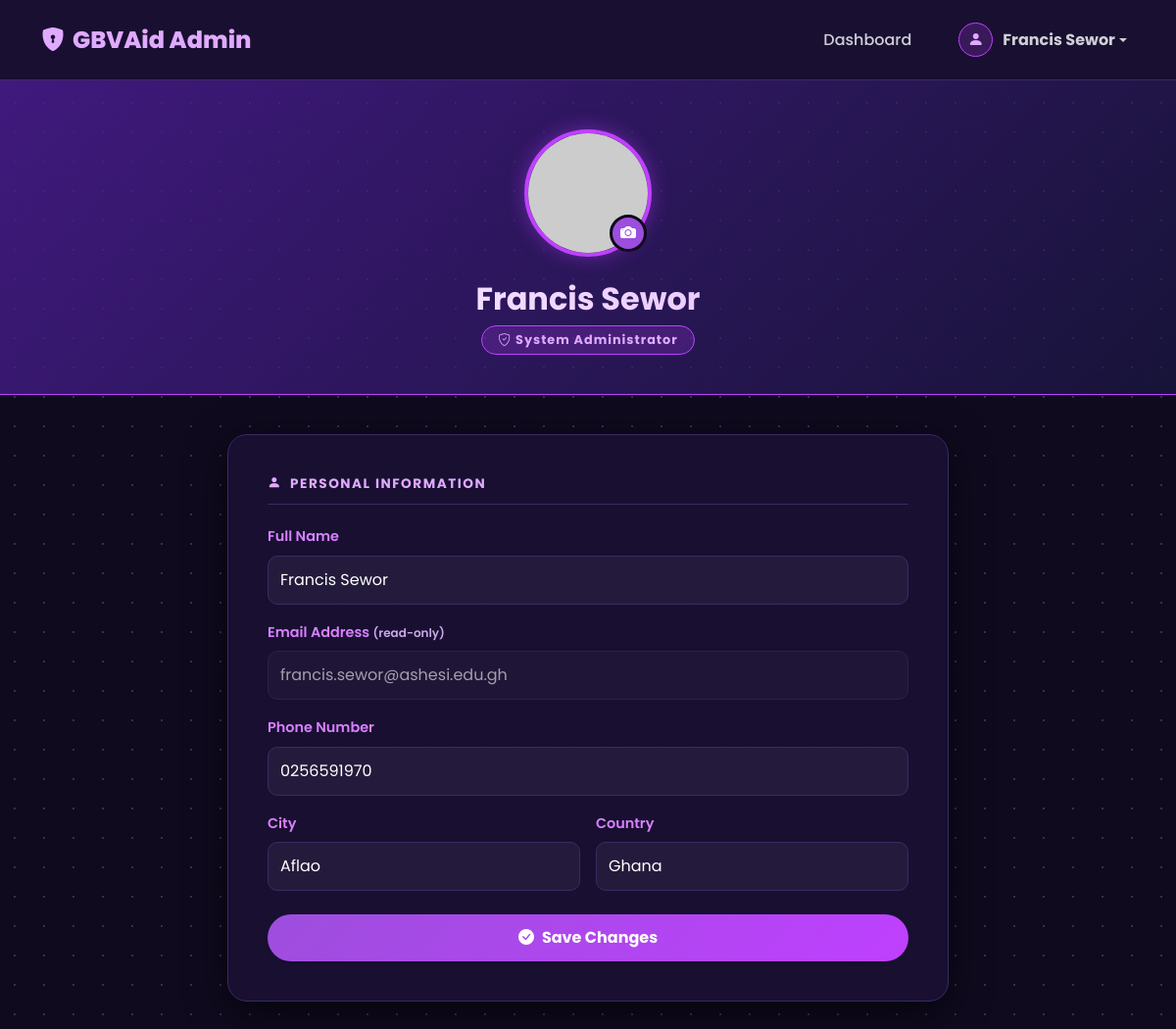
Screenshot of /admin/profile.php (signed in) with the database file from the repository.
### tables this page shows
CREATE TABLE `victim` (
  `victim_id` int(11) NOT NULL,
  `victim_name` varchar(100) NOT NULL,
  `victim_email` varchar(50) NOT NULL,
  `victim_pass` varchar(150) NOT NULL,
  `victim_country` varchar(30) NOT NULL,
  `victim_city` varchar(30) NOT NULL,
  `victim_contact` varchar(15) NOT NULL,
  `victim_image` varchar(100) DEFAULT NULL,
  `user_role` int(11) NOT NULL
);

### settings/db_class.php (called while the page is built, shortened)
<?php
if (!class_exists('db_conn')) {
    class db_conn
    {
        public $db = null;
        public function __construct() {
        try {
            $this->db = new PDO(
                "mysql:host=" . DB_SERVER . ";port=" . DB_PORT . ";dbname=" . DB_NAME,
                DB_USERNAME,
                DB_PASSWORD
            );
            $this->db->setAttribute(PDO::ATTR_ERRMODE, PDO::ERRMODE_EXCEPTION);
        } catch (PDOException $e) {
            die("DB Connection failed: " . $e->getMessage());
        }
        }
        function db_connect()
        {
            if ($this->db !== null) {
                return true;
            }
        }
        function db_query($sqlQuery, $params = [])
        {
            try {
                if (empty($params)) {
                    $this->results = $this->db->query($sqlQuery);
                } else {
                    $stmt = $this->db->prepare($sqlQuery);
                    $stmt->execute($params);
                    $this->results = $stmt;
                }
                return true;
            } catch (PDOException $e) {
                error_log("Query Failed: " . $e->getMessage());
                return false;
            }
        }
    }
}
?>

### classes/victim_class.php (called while the page is built, shortened)
<?php
require_once '../settings/db_class.php';
class Victim extends db_conn {
    public function get_victim($victim_id) {
        $sql = "SELECT * FROM victim WHERE victim_id = ?";
        if ($this->db_query($sql, [$victim_id])) {
            return $this->results->fetch(PDO::FETCH_ASSOC);
        }
        return false;
    }
}
?>

### controllers/victim_controller.php (called while the page is built, shortened)
<?php
require_once '../classes/victim_class.php';
function get_victim_ctr($victim_id) {
    $victim = new Victim();
    return $victim->get_victim($victim_id);
}
?>

### admin/profile.php (the view, shortened to what this page needs)
<?php
require_once '../controllers/victim_controller.php';
$user = get_victim_ctr($_SESSION['id']);
$profile_pic = !empty($user['victim_image'])
    ? "../uploads/users/" . $user['victim_image']
    : "https://ui-avatars.com/api/?name=" . urlencode($user['victim_name']) . "&background=9d4edd&color=fff&bold=true";
?>
<!DOCTYPE html>
<html lang="en">
<head>
    <link href="https://cdn.jsdelivr.net/npm/bootstrap@5.3.0/dist/css/bootstrap.min.css" rel="stylesheet">
    <link href="https://cdn.jsdelivr.net/npm/bootstrap-icons@1.10.5/font/bootstrap-icons.css" rel="stylesheet">
</head>
<body>
    <nav class="navbar navbar-expand-lg navbar-admin navbar-dark sticky-top">
        <div class="container">
            <a class="navbar-brand" href="dashboard.php"><i class="bi bi-shield-lock-fill me-2"></i>GBVAid Admin</a>
            <div class="collapse navbar-collapse" id="navbarNav">
                <ul class="navbar-nav ms-auto align-items-center">
                    <li class="nav-item mx-2"><a href="dashboard.php" class="nav-link">Dashboard</a></li>
                    <li class="nav-item dropdown ms-4">
                        <a class="nav-link dropdown-toggle d-flex align-items-center" href="#" id="adminDropdown" role="button" data-bs-toggle="dropdown">
                            <div style="width: 35px; height: 35px; background: rgba(191,64,255,0.2); border: 1px solid #bf40ff; color: #e0aaff; border-radius: 50%; display: flex; align-items: center; justify-content: center; margin-right: 10px;">
                                <i class="bi bi-person-fill"></i>
                            </div>
                            <span class="fw-bold"><?= htmlspecialchars($_SESSION['name']); ?></span>
                        </a>
                    </li>
                </ul>
            </div>
        </div>
    </nav>
    <div class="profile-banner">
        <div class="container">
            <div class="profile-img-box mx-auto mb-4">
                <img src="<?= $profile_pic ?>" id="previewImg" class="profile-img" alt="Admin Profile">
                <label for="fileInput" class="camera-icon" title="Change Photo">
                    <i class="bi bi-camera-fill"></i>
                </label>
            </div>
            <h2 class="fw-bold mb-2" style="background: linear-gradient(to right, #ffffff, #e0aaff); -webkit-background-clip: text; -webkit-text-fill-color: transparent;">
                <?= htmlspecialchars($user['victim_name']) ?>
            </h2>
            <span class="admin-badge"><i class="bi bi-shield-check me-1"></i>System Administrator</span>
        </div>
    </div>
    <div class="container pb-5">
        <div class="row justify-content-center">
            <div class="col-lg-8">
                <form id="profile-form" enctype="multipart/form-data">
                    <div class="profile-card">
                        <div class="section-header"><i class="bi bi-person-fill me-2"></i>Personal Information</div>
                        <div class="row g-3">
                            <div class="col-12">
                                <label class="form-label">Full Name</label>
                                <input type="text" name="full_name" class="form-control" value="<?= htmlspecialchars($user['victim_name']) ?>" required placeholder="Your full name">
                            </div>
                            <div class="col-12">
                                <label class="form-label">Email Address <span style="color: #c8a8e9; font-size: 0.75rem;">(read-only)</span></label>
                                <input type="email" class="form-control" value="<?= htmlspecialchars($user['victim_email']) ?>" readonly>
                            </div>
                            <div class="col-12">
                                <label class="form-label">Phone Number</label>
                                <input type="text" name="phone_number" class="form-control" value="<?= htmlspecialchars($user['victim_contact']) ?>" placeholder="Your phone number">
                            </div>
                            <div class="col-md-6">
                                <label class="form-label">City</label>
                                <input type="text" name="city" class="form-control" value="<?= htmlspecialchars($user['victim_city']) ?>" placeholder="Your city">
                            </div>
                            <div class="col-md-6">
                                <label class="form-label">Country</label>
                                <input type="text" name="country" class="form-control" value="<?= htmlspecialchars($user['victim_country']) ?>" placeholder="Your country">
                            </div>
                        </div>
                        <button type="submit" class="btn btn-purple mt-4 shadow-sm">
                            <i class="bi bi-check-circle-fill me-2"></i>Save Changes
                        </button>
                    </div>
                </form>
            </div>
        </div>
    </div>
</body>
</html>

### admin/profile.php (style rules this page uses)
body { background-color: #0f0a1e; background-image: radial-gradient(#3c2a61 1px, transparent 1px); background-size: 30px 30px; background-attachment: fixed; font-family: 'Poppins', sans-serif; color: #ffffff; min-height: 100vh; }
.navbar-admin { background: rgba(26, 16, 51, 0.95); backdrop-filter: blur(10px); border-bottom: 1px solid #3c2a61; padding: 15px 0; }
.navbar-brand { font-weight: 800; color: #e0aaff !important; font-size: 1.5rem; }
.nav-link { color: rgba(255,255,255,0.8) !important; font-weight: 500; }
.profile-banner { background: linear-gradient(135deg, rgba(76, 29, 149, 0.8) 0%, rgba(30, 27, 75, 0.6) 100%); border-bottom: 1px solid #bf40ff; padding: 50px 0 40px; margin-bottom: 40px; text-align: center; }
.profile-card { background: rgba(26, 16, 51, 0.95); border: 1px solid #3c2a61; border-radius: 20px; padding: 40px; box-shadow: 0 10px 40px rgba(0, 0, 0, 0.6); margin-bottom: 30px; }
.section-header { color: #e0aaff; font-weight: 700; font-size: 0.85rem; letter-spacing: 1.5px; text-transform: uppercase; border-bottom: 1px solid #3c2a61; padding-bottom: 10px; margin-bottom: 20px; }
.profile-img-box { position: relative; width: 130px; height: 130px; margin: 0 auto; }
.profile-img { width: 100%; height: 100%; object-fit: cover; border-radius: 50%; border: 4px solid #bf40ff; box-shadow: 0 0 20px rgba(191, 64, 255, 0.4); }
.camera-icon { position: absolute; bottom: 5px; right: 5px; background: #9d4edd; color: white; width: 38px; height: 38px; border-radius: 50%; display: flex; align-items: center; justify-content: center; cursor: pointer; border: 3px solid #0f0a1e; transition: all 0.3s; }
.form-label { font-weight: 600; color: #d980ff; font-size: 0.9rem; }
.form-control { background: rgba(255, 255, 255, 0.05); border: 1px solid #3c2a61; color: #ffffff; border-radius: 10px; padding: 12px; }
.form-control[readonly] { opacity: 0.6; cursor: not-allowed; }
.form-control::placeholder { color: #6c4898; }
.btn-purple { background: linear-gradient(135deg, #9d4edd 0%, #bf40ff 100%); border: none; border-radius: 50px; padding: 12px 30px; font-weight: 700; width: 100%; color: white; transition: all 0.3s; box-shadow: 0 4px 20px rgba(191, 64, 255, 0.4); }
.admin-badge { display: inline-block; background: rgba(191, 64, 255, 0.2); border: 1px solid #bf40ff; color: #e0aaff; border-radius: 50px; padding: 4px 16px; font-size: 0.8rem; font-weight: 700; letter-spacing: 1px; }

### rows the page displays
victim: victim_name "Francis Sewor", full_name "Francis Sewor", victim_email "francis.sewor@ashesi.edu.gh", phone_number "0256591970", city "Aflao", country "Ghana"

### other values shown
$_SESSION['name'] "Francis Sewor"
